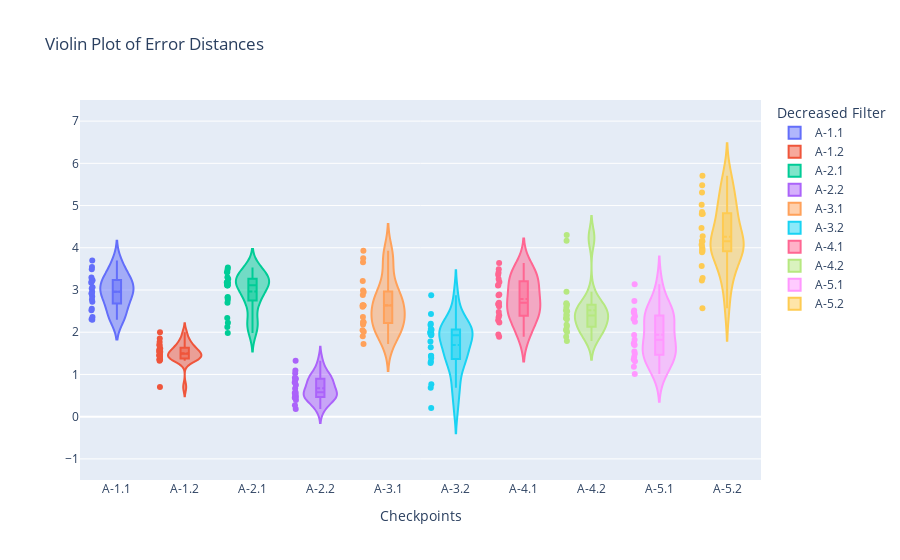
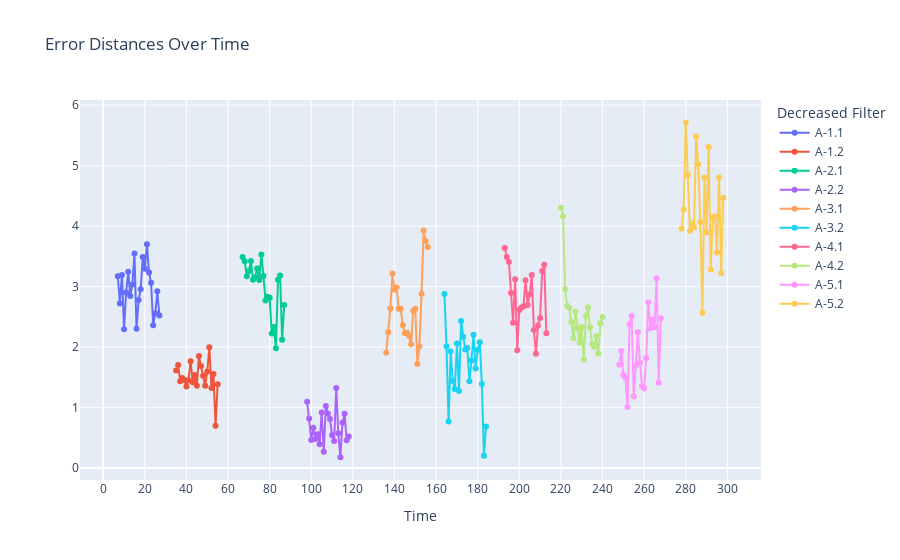

Write notebook code for charts like these, in order.
### Code cell
### Analysis data for decreased filter with alpha gain of 0.6 ###
fig2 = createFigure('Decreased Filter')
fig_dist = createFigureForDistances('Decreased Filter')
result, checkpointslist, fileName = main('./Filter_0.6/actlab_location_test1_08Jul.csv')
fig2 = plotValues(fig2, result, fileName, 'mean')
fig_dist = plotValuesForDistance(fig_dist, result)
fig2.show()
fig_dist.show()

### Figure 1 — Plotly figure (JSON) as saved in the notebook; plotly's stock layout.template omitted (floating-point values rounded to 4 significant figures)
{"data": [{"box": {"visible": true}, "jitter": 0.05, "meanline": {"visible": true}, "name": "A-1.1", "points": "all", "scalemode": "count", "type": "violin", "x": ["A-1.1", "A-1.1", "A-1.1", "A-1.1", "A-1.1", "A-1.1", "A-1.1", "A-1.1", "A-1.1", "A-1.1", "A-1.1", "A-1.1", "A-1.1", "A-1.1", "A-1.1", "A-1.1", "A-1.1", "A-1.1", "A-1.1", "A-1.1", "A-1.1"], "y": [3.171, 2.722, 3.193, 2.295, 2.904, 3.245, 2.844, 3.036, 3.545, 2.305, 2.778, 2.956, 3.491, 3.294, 3.701, 3.234, 3.065, 2.362, 2.558, 2.922, 2.521]}, {"box": {"visible": true}, "jitter": 0.05, "meanline": {"visible": true}, "name": "A-1.2", "points": "all", "scalemode": "count", "type": "violin", "x": ["A-1.2", "A-1.2", "A-1.2", "A-1.2", "A-1.2", "A-1.2", "A-1.2", "A-1.2", "A-1.2", "A-1.2", "A-1.2", "A-1.2", "A-1.2", "A-1.2", "A-1.2", "A-1.2", "A-1.2", "A-1.2", "A-1.2", "A-1.2", "A-1.2"], "y": [1.613, 1.704, 1.434, 1.489, 1.455, 1.347, 1.453, 1.768, 1.419, 1.538, 1.363, 1.851, 1.686, 1.524, 1.362, 1.595, 1.999, 1.324, 1.556, 0.7009, 1.384]}, {"box": {"visible": true}, "jitter": 0.05, "meanline": {"visible": true}, "name": "A-2.1", "points": "all", "scalemode": "count", "type": "violin", "x": ["A-2.1", "A-2.1", "A-2.1", "A-2.1", "A-2.1", "A-2.1", "A-2.1", "A-2.1", "A-2.1", "A-2.1", "A-2.1", "A-2.1", "A-2.1", "A-2.1", "A-2.1", "A-2.1", "A-2.1", "A-2.1", "A-2.1", "A-2.1", "A-2.1"], "y": [3.49, 3.42, 3.17, 3.258, 3.424, 3.113, 3.154, 3.299, 3.109, 3.532, 3.176, 2.772, 2.831, 2.814, 2.223, 2.334, 1.982, 3.114, 3.184, 2.123, 2.697]}, {"box": {"visible": true}, "jitter": 0.05, "meanline": {"visible": true}, "name": "A-2.2", "points": "all", "scalemode": "count", "type": "violin", "x": ["A-2.2", "A-2.2", "A-2.2", "A-2.2", "A-2.2", "A-2.2", "A-2.2", "A-2.2", "A-2.2", "A-2.2", "A-2.2", "A-2.2", "A-2.2", "A-2.2", "A-2.2", "A-2.2", "A-2.2", "A-2.2", "A-2.2", "A-2.2", "A-2.2"], "y": [1.096, 0.8191, 0.4653, 0.6655, 0.4825, 0.5591, 0.3928, 0.9194, 0.2699, 1.027, 0.8986, 0.8107, 0.5445, 0.449, 1.323, 0.576, 0.179, 0.7484, 0.8964, 0.4601, 0.5229]}, {"box": {"visible": true}, "jitter": 0.05, "meanline": {"visible": true}, "name": "A-3.1", "points": "all", "scalemode": "count", "type": "violin", "x": ["A-3.1", "A-3.1", "A-3.1", "A-3.1", "A-3.1", "A-3.1", "A-3.1", "A-3.1", "A-3.1", "A-3.1", "A-3.1", "A-3.1", "A-3.1", "A-3.1", "A-3.1", "A-3.1", "A-3.1", "A-3.1", "A-3.1", "A-3.1", "A-3.1"], "y": [1.904, 2.244, 2.638, 3.215, 2.954, 2.987, 2.636, 2.634, 2.361, 2.231, 2.242, 2.183, 2.046, 2.602, 2.635, 1.719, 2.012, 2.883, 3.929, 3.752, 3.657]}, {"box": {"visible": true}, "jitter": 0.05, "meanline": {"visible": true}, "name": "A-3.2", "points": "all", "scalemode": "count", "type": "violin", "x": ["A-3.2", "A-3.2", "A-3.2", "A-3.2", "A-3.2", "A-3.2", "A-3.2", "A-3.2", "A-3.2", "A-3.2", "A-3.2", "A-3.2", "A-3.2", "A-3.2", "A-3.2", "A-3.2", "A-3.2", "A-3.2", "A-3.2", "A-3.2", "A-3.2"], "y": [2.877, 2.011, 0.7679, 1.927, 1.441, 1.305, 2.059, 1.273, 2.432, 2.172, 1.959, 1.985, 1.437, 1.78, 2.203, 1.647, 1.955, 2.078, 1.39, 0.2035, 0.6861]}, {"box": {"visible": true}, "jitter": 0.05, "meanline": {"visible": true}, "name": "A-4.1", "points": "all", "scalemode": "count", "type": "violin", "x": ["A-4.1", "A-4.1", "A-4.1", "A-4.1", "A-4.1", "A-4.1", "A-4.1", "A-4.1", "A-4.1", "A-4.1", "A-4.1", "A-4.1", "A-4.1", "A-4.1", "A-4.1", "A-4.1", "A-4.1", "A-4.1", "A-4.1", "A-4.1", "A-4.1"], "y": [3.638, 3.49, 3.408, 2.895, 2.402, 3.121, 1.949, 2.614, 2.656, 2.669, 3.106, 2.697, 2.875, 3.192, 2.284, 1.89, 2.356, 2.481, 3.259, 3.361, 2.23]}, {"box": {"visible": true}, "jitter": 0.05, "meanline": {"visible": true}, "name": "A-4.2", "points": "all", "scalemode": "count", "type": "violin", "x": ["A-4.2", "A-4.2", "A-4.2", "A-4.2", "A-4.2", "A-4.2", "A-4.2", "A-4.2", "A-4.2", "A-4.2", "A-4.2", "A-4.2", "A-4.2", "A-4.2", "A-4.2", "A-4.2", "A-4.2", "A-4.2", "A-4.2", "A-4.2", "A-4.2"], "y": [4.303, 4.164, 2.96, 2.685, 2.652, 2.415, 2.148, 2.587, 2.307, 2.073, 2.332, 1.794, 2.517, 2.657, 2.33, 2.045, 2.005, 2.177, 1.892, 2.395, 2.496]}, {"box": {"visible": true}, "jitter": 0.05, "meanline": {"visible": true}, "name": "A-5.1", "points": "all", "scalemode": "count", "type": "violin", "x": ["A-5.1", "A-5.1", "A-5.1", "A-5.1", "A-5.1", "A-5.1", "A-5.1", "A-5.1", "A-5.1", "A-5.1", "A-5.1", "A-5.1", "A-5.1", "A-5.1", "A-5.1", "A-5.1", "A-5.1", "A-5.1", "A-5.1", "A-5.1", "A-5.1"], "y": [1.708, 1.934, 1.541, 1.488, 1.01, 2.379, 2.517, 1.184, 1.696, 2.247, 1.74, 1.353, 1.314, 1.821, 2.74, 2.311, 2.452, 2.328, 3.138, 1.411, 2.477]}, {"box": {"visible": true}, "jitter": 0.05, "meanline": {"visible": true}, "name": "A-5.2", "points": "all", "scalemode": "count", "type": "violin", "x": ["A-5.2", "A-5.2", "A-5.2", "A-5.2", "A-5.2", "A-5.2", "A-5.2", "A-5.2", "A-5.2", "A-5.2", "A-5.2", "A-5.2", "A-5.2", "A-5.2", "A-5.2", "A-5.2", "A-5.2", "A-5.2", "A-5.2", "A-5.2", "A-5.2"], "y": [3.955, 4.275, 5.708, 4.846, 3.922, 4.044, 3.982, 5.48, 5.017, 4.07, 2.567, 4.805, 3.893, 5.309, 3.283, 4.152, 4.159, 3.566, 4.802, 3.223, 4.468]}], "layout": {"barmode": "group", "legend": {"orientation": "v", "title": {"text": "Decreased Filter"}, "xanchor": "left"}, "title": {"text": "Violin Plot of Error Distances"}, "xaxis": {"title": {"text": "Checkpoints"}}, "yaxis": {"range": [-1.5, 7.5]}}}

### Figure 2 — Plotly figure (JSON) as saved in the notebook; plotly's stock layout.template omitted (floating-point values rounded to 4 significant figures)
{"data": [{"mode": "lines+markers", "name": "A-1.1", "type": "scatter", "x": [7, 8, 9, 10, 11, 12, 13, 14, 15, 16, 17, 18, 19, 20, 21, 22, 23, 24, 25, 26, 27], "y": [3.171, 2.722, 3.193, 2.295, 2.904, 3.245, 2.844, 3.036, 3.545, 2.305, 2.778, 2.956, 3.491, 3.294, 3.701, 3.234, 3.065, 2.362, 2.558, 2.922, 2.521]}, {"mode": "lines+markers", "name": "A-1.2", "type": "scatter", "x": [35, 36, 37, 38, 39, 40, 41, 42, 43, 44, 45, 46, 47, 48, 49, 50, 51, 52, 53, 54, 55], "y": [1.613, 1.704, 1.434, 1.489, 1.455, 1.347, 1.453, 1.768, 1.419, 1.538, 1.363, 1.851, 1.686, 1.524, 1.362, 1.595, 1.999, 1.324, 1.556, 0.7009, 1.384]}, {"mode": "lines+markers", "name": "A-2.1", "type": "scatter", "x": [67, 68, 69, 70, 71, 72, 73, 74, 75, 76, 77, 78, 79, 80, 81, 82, 83, 84, 85, 86, 87], "y": [3.49, 3.42, 3.17, 3.258, 3.424, 3.113, 3.154, 3.299, 3.109, 3.532, 3.176, 2.772, 2.831, 2.814, 2.223, 2.334, 1.982, 3.114, 3.184, 2.123, 2.697]}, {"mode": "lines+markers", "name": "A-2.2", "type": "scatter", "x": [98, 99, 100, 101, 102, 103, 104, 105, 106, 107, 108, 109, 110, 111, 112, 113, 114, 115, 116, 117, 118], "y": [1.096, 0.8191, 0.4653, 0.6655, 0.4825, 0.5591, 0.3928, 0.9194, 0.2699, 1.027, 0.8986, 0.8107, 0.5445, 0.449, 1.323, 0.576, 0.179, 0.7484, 0.8964, 0.4601, 0.5229]}, {"mode": "lines+markers", "name": "A-3.1", "type": "scatter", "x": [136, 137, 138, 139, 140, 141, 142, 143, 144, 145, 146, 147, 148, 149, 150, 151, 152, 153, 154, 155, 156], "y": [1.904, 2.244, 2.638, 3.215, 2.954, 2.987, 2.636, 2.634, 2.361, 2.231, 2.242, 2.183, 2.046, 2.602, 2.635, 1.719, 2.012, 2.883, 3.929, 3.752, 3.657]}, {"mode": "lines+markers", "name": "A-3.2", "type": "scatter", "x": [164, 165, 166, 167, 168, 169, 170, 171, 172, 173, 174, 175, 176, 177, 178, 179, 180, 181, 182, 183, 184], "y": [2.877, 2.011, 0.7679, 1.927, 1.441, 1.305, 2.059, 1.273, 2.432, 2.172, 1.959, 1.985, 1.437, 1.78, 2.203, 1.647, 1.955, 2.078, 1.39, 0.2035, 0.6861]}, {"mode": "lines+markers", "name": "A-4.1", "type": "scatter", "x": [193, 194, 195, 196, 197, 198, 199, 200, 201, 202, 203, 204, 205, 206, 207, 208, 209, 210, 211, 212, 213], "y": [3.638, 3.49, 3.408, 2.895, 2.402, 3.121, 1.949, 2.614, 2.656, 2.669, 3.106, 2.697, 2.875, 3.192, 2.284, 1.89, 2.356, 2.481, 3.259, 3.361, 2.23]}, {"mode": "lines+markers", "name": "A-4.2", "type": "scatter", "x": [220, 221, 222, 223, 224, 225, 226, 227, 228, 229, 230, 231, 232, 233, 234, 235, 236, 237, 238, 239, 240], "y": [4.303, 4.164, 2.96, 2.685, 2.652, 2.415, 2.148, 2.587, 2.307, 2.073, 2.332, 1.794, 2.517, 2.657, 2.33, 2.045, 2.005, 2.177, 1.892, 2.395, 2.496]}, {"mode": "lines+markers", "name": "A-5.1", "type": "scatter", "x": [248, 249, 250, 251, 252, 253, 254, 255, 256, 257, 258, 259, 260, 261, 262, 263, 264, 265, 266, 267, 268], "y": [1.708, 1.934, 1.541, 1.488, 1.01, 2.379, 2.517, 1.184, 1.696, 2.247, 1.74, 1.353, 1.314, 1.821, 2.74, 2.311, 2.452, 2.328, 3.138, 1.411, 2.477]}, {"mode": "lines+markers", "name": "A-5.2", "type": "scatter", "x": [278, 279, 280, 281, 282, 283, 284, 285, 286, 287, 288, 289, 290, 291, 292, 293, 294, 295, 296, 297, 298], "y": [3.955, 4.275, 5.708, 4.846, 3.922, 4.044, 3.982, 5.48, 5.017, 4.07, 2.567, 4.805, 3.893, 5.309, 3.283, 4.152, 4.159, 3.566, 4.802, 3.223, 4.468]}], "layout": {"legend": {"title": {"text": "Decreased Filter"}}, "title": {"text": "Error Distances Over Time"}, "xaxis": {"dtick": 20, "tick0": 0, "tickmode": "linear", "title": {"text": "Time"}}}}
